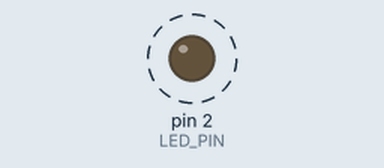
Bench run of a sketch on a simulated Arduino Uno, built with avr-gcc and run on an emulated ATmega328P. Parts: output pins drawn as LEDs (lit = HIGH). Dashed ring = blinking.

Above: at 0.5 s.
Timing chart, 0 to 4.6 s (numbered marks = the images above):
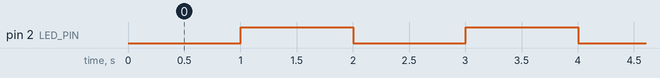

The sketch:

replacingDelayWithMillis.ino
```cpp
const int LED_PIN = 2;

unsigned long previousMillis;
int ledState;

void setup() {
  // put your setup code here, to run once:
  pinMode(LED_PIN, OUTPUT);
}

void loop() {
  // put your main code here, to run repeatedly:
  if (millis() - previousMillis > 1000) {
    ledState = !ledState;
    digitalWrite (LED_PIN, ledState);
    //store the last time you blink the LED
    previousMillis = millis();
  }
}
```

Measured:
- by itself, pin 2 (LED_PIN): alternates HIGH for 1.0 s and LOW for 1.0 s
